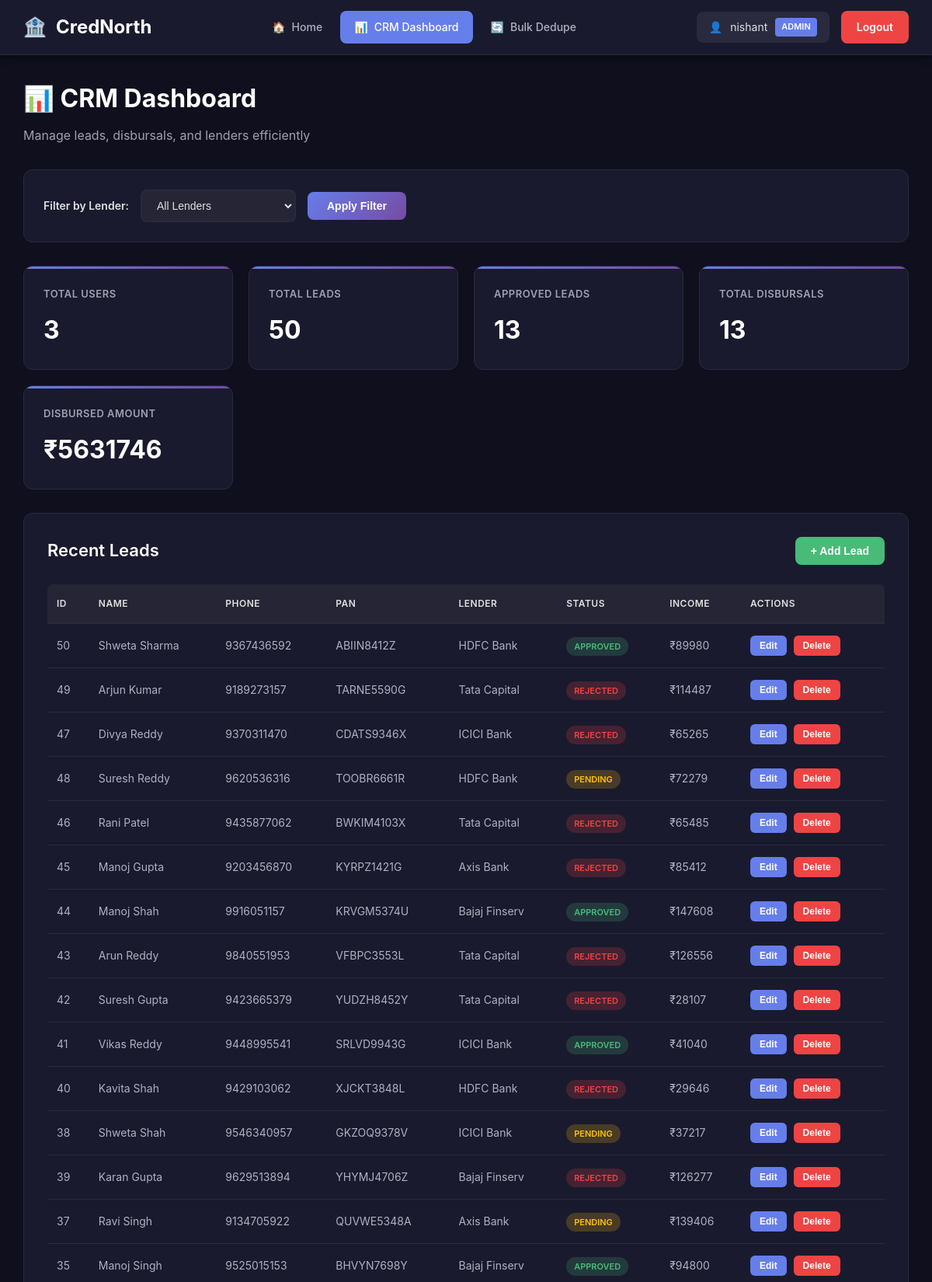
The page /admin-crm-dashboard/ (signed in, upper part) on the database its author committed.
### loans/models.py (models this page shows, shortened)
class Lead(models.Model):
    STATUS_CHOICES = [
        ('pending', 'Pending'),
        ('approved', 'Approved'),
        ('rejected', 'Rejected'),
    ]
    first_name = models.CharField(max_length=100)
    last_name = models.CharField(max_length=100)
    phone_number = models.CharField(max_length=20)
    pan = models.CharField(max_length=10)
    dob = models.DateField(null=True, blank=True)
    gender = models.CharField(max_length=20, blank=True)
    pin_code = models.CharField(max_length=10)
    income = models.DecimalField(max_digits=12, decimal_places=2)
    employment_type = models.CharField(max_length=50)
    lender = models.ForeignKey(Lender, on_delete=models.CASCADE, related_name='leads')
    status = models.CharField(max_length=20, choices=STATUS_CHOICES, default='pending')
    created_at = models.DateTimeField(auto_now_add=True)
    updated_at = models.DateTimeField(auto_now=True)
    class Meta:
        ordering = ['-created_at']

class Lender(models.Model):
    name = models.CharField(max_length=200, unique=True)
    contact_email = models.EmailField(blank=True, null=True)
    contact_phone = models.CharField(max_length=20, blank=True, null=True)
    created_at = models.DateTimeField(auto_now_add=True)
    updated_at = models.DateTimeField(auto_now=True)
    class Meta:
        ordering = ['name']

### loans/views_admin.py (the view)
# urls.py: path('admin-crm-dashboard/', CRMDashboardView.as_view(), name='crm_dashboard'),
class CRMDashboardView(LoginRequiredMixin, UserPassesTestMixin, View):
    def test_func(self):
        return self.request.user.is_staff or self.request.user.is_superuser
    def get(self, request):
        lender_filter = request.GET.get('lender', '')
        leads_query = Lead.objects.all()
        disbursals_query = LoanDisbursal.objects.all()
        if lender_filter:
            leads_query = leads_query.filter(lender__name=lender_filter)
            disbursals_query = disbursals_query.filter(lead__lender__name=lender_filter)
        total_users = User.objects.count()
        total_leads = leads_query.count()
        total_approved = leads_query.filter(status='approved').count()
        total_disbursals = disbursals_query.count()
        total_disbursed_amount = disbursals_query.aggregate(
            total=Sum('loan_amount')
        )['total'] or 0
        lenders = Lender.objects.all()
        recent_leads = leads_query.select_related('lender')[:50]
        recent_disbursals = disbursals_query.select_related('lead', 'lead__lender')[:50]
        context = {
            'total_users': total_users,
            'total_leads': total_leads,
            'total_approved': total_approved,
            'total_disbursals': total_disbursals,
            'total_disbursed_amount': total_disbursed_amount,
            'lenders': lenders,
            'selected_lender': lender_filter,
            'recent_leads': recent_leads,
            'recent_disbursals': recent_disbursals,
        }
        return render(request, 'crm_dashboard.html', context)

### backend/templates/crm_dashboard.html (shortened to what this page needs)
<!DOCTYPE html>
<html lang="en">
<head>
</head>
<body>
    <nav class="navbar">
        <div class="nav-container">
            <a href="/" class="nav-brand">
                <span>🏦</span>
                <span>CredNorth</span>
            </a>
            <ul class="nav-menu">
                <li>
                    <a href="/" class="nav-link">
                        <span>🏠</span>
                        <span>Home</span>
                    </a>
                </li>
                <li>
                    <a href="/admin-crm-dashboard/" class="nav-link active">
                        <span>📊</span>
                        <span>CRM Dashboard</span>
                    </a>
                </li>
                <li>
                    <a href="/depupeleadsztv/" class="nav-link">
                        <span>🔄</span>
                        <span>Bulk Dedupe</span>
                    </a>
                </li>
            </ul>
            <div class="nav-user">
                <div class="user-info">
                    <span>👤</span>
                    <span>{{ request.user.username }}</span>
                    {% if request.user.is_superuser %}
                        <span class="user-badge">Admin</span>
                    {% elif request.user.is_staff %}
                        <span class="user-badge" style="background: #48bb78;">Staff</span>
                    {% endif %}
                </div>
                <a href="/logout/" class="btn-logout">Logout</a>
            </div>
        </div>
    </nav>
    <div class="container">
        <div class="header">
            <h1>📊 CRM Dashboard</h1>
            <p>Manage leads, disbursals, and lenders efficiently</p>
        </div>
        <div class="filters">
            <form method="get" class="filter-group">
                <label for="lenderFilter">Filter by Lender:</label>
                <select name="lender" id="lenderFilter">
                    <option value="">All Lenders</option>
                </select>
                <button type="submit" class="filter-btn">Apply Filter</button>
            </form>
        </div>
        <div class="stats-grid">
            <div class="stat-card">
                <h3>Total Users</h3>
                <div class="value">{{ total_users }}</div>
            </div>
            <div class="stat-card">
                <h3>Total Leads</h3>
                <div class="value">{{ total_leads }}</div>
            </div>
            <div class="stat-card">
                <h3>Approved Leads</h3>
                <div class="value">{{ total_approved }}</div>
            </div>
            <div class="stat-card">
                <h3>Total Disbursals</h3>
                <div class="value">{{ total_disbursals }}</div>
            </div>
            <div class="stat-card">
                <h3>Disbursed Amount</h3>
                <div class="value">₹{{ total_disbursed_amount|floatformat:0 }}</div>
            </div>
        </div>
        <div class="tables-section">
            <div class="section-header">
                <h2>Recent Leads</h2>
                <button class="btn-add" onclick="openLeadModal()">+ Add Lead</button>
            </div>
            <div class="table-container">
                {% if recent_leads %}
                <table>
                    <thead>
                        <tr>
                            <th>ID</th>
                            <th>Name</th>
                            <th>Phone</th>
                            <th>PAN</th>
                            <th>Lender</th>
                            <th>Status</th>
                            <th>Income</th>
                            <th>Actions</th>
                        </tr>
                    </thead>
                    <tbody>
                        {% for lead in recent_leads %}
                        <tr>
                            <td>{{ lead.id }}</td>
                            <td>{{ lead.first_name }} {{ lead.last_name }}</td>
                            <td>{{ lead.phone_number }}</td>
                            <td>{{ lead.pan }}</td>
                            <td>{{ lead.lender.name }}</td>
                            <td>
                                <span class="status-badge status-{{ lead.status }}">
                                    {{ lead.status }}
                                </span>
                            </td>
                            <td>₹{{ lead.income|floatformat:0 }}</td>
                            <td>
                                <button class="btn-action btn-edit" onclick="editLead({{ lead.id }})">Edit</button>
                                <button class="btn-action btn-delete" onclick="deleteLead({{ lead.id }})">Delete</button>
                            </td>
                        </tr>
                        {% endfor %}
                    </tbody>
                </table>
                {% else %}
                <div class="empty-state">
                    <div class="empty-state-icon">📭</div>
                    <p>No leads found</p>
                </div>
                {% endif %}
            </div>
        </div>
    </div>
</body>
</html>

### rows shown on the page
Lead: id "50", first_name "Shweta", last_name "Sharma", phone_number "9367436592", pan "ABIIN8412Z", lender.name "HDFC Bank", status "APPROVED", income "89980"
Lead: id "49", first_name "Arjun", last_name "Kumar", phone_number "9189273157", pan "TARNE5590G", lender.name "Tata Capital", status "REJECTED", income "114487"
Lead: id "47", first_name "Divya", last_name "Reddy", phone_number "9370311470", pan "CDATS9346X", lender.name "ICICI Bank", status "REJECTED", income "65265"
Lead: id "48", first_name "Suresh", last_name "Reddy", phone_number "9620536316", pan "TOOBR6661R", lender.name "HDFC Bank", status "PENDING", income "72279"
Lead: id "46", first_name "Rani", last_name "Patel", phone_number "9435877062", pan "BWKIM4103X", lender.name "Tata Capital", status "REJECTED", income "65485"
Lead: id "45", first_name "Manoj", last_name "Gupta", phone_number "9203456870", pan "KYRPZ1421G", lender.name "Axis Bank", status "REJECTED", income "85412"
Lead: id "44", first_name "Manoj", last_name "Shah", phone_number "9916051157", pan "KRVGM5374U", lender.name "Bajaj Finserv", status "APPROVED", income "147608"
Lead: id "43", first_name "Arun", last_name "Reddy", phone_number "9840551953", pan "VFBPC3553L", lender.name "Tata Capital", status "REJECTED", income "126556"
Lead: id "42", first_name "Suresh", last_name "Gupta", phone_number "9423665379", pan "YUDZH8452Y", lender.name "Tata Capital", status "REJECTED", income "28107"
Lead: id "41", first_name "Vikas", last_name "Reddy", phone_number "9448995541", pan "SRLVD9943G", lender.name "ICICI Bank", status "APPROVED", income "41040"
Lead: id "40", first_name "Kavita", last_name "Shah", phone_number "9429103062", pan "XJCKT3848L", lender.name "HDFC Bank", status "REJECTED", income "29646"
Lead: id "38", first_name "Shweta", last_name "Shah", phone_number "9546340957", pan "GKZOQ9378V", lender.name "ICICI Bank", status "PENDING", income "37217"
Lead: id "39", first_name "Karan", last_name "Gupta", phone_number "9629513894", pan "YHYMJ4706Z", lender.name "Bajaj Finserv", status "REJECTED", income "126277"
Lead: id "37", first_name "Ravi", last_name "Singh", phone_number "9134705922", pan "QUVWE5348A", lender.name "Axis Bank", status "PENDING", income "139406"
Lead: id "35", first_name "Manoj", last_name "Singh", phone_number "9525015153", pan "BHVYN7698Y", lender.name "Bajaj Finserv", status "APPROVED", income "94800"

### other values the page prints
{{ request.user.username }} "nishant"
{{ total_users }} "3"
{{ total_leads }} "50"
{{ total_approved }} "13"
{{ total_disbursals }} "13"
{{ total_disbursed_amount|floatformat:0 }} "5631746"
